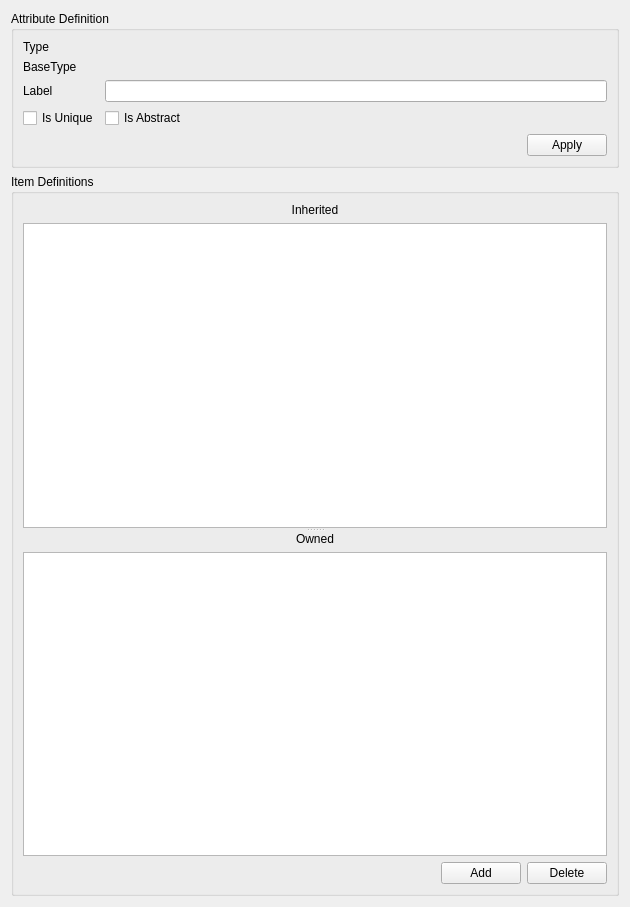
<?xml version="1.0" encoding="UTF-8"?>
<ui version="4.0">
 <class>AttDefInformation</class>
 <widget class="QWidget" name="AttDefInformation">
  <property name="geometry">
   <rect>
    <x>0</x>
    <y>0</y>
    <width>630</width>
    <height>907</height>
   </rect>
  </property>
  <property name="windowTitle">
   <string>Form</string>
  </property>
  <layout class="QVBoxLayout" name="verticalLayout_2">
   <item>
    <widget class="QGroupBox" name="groupBox">
     <property name="sizePolicy">
      <sizepolicy hsizetype="Preferred" vsizetype="Fixed">
       <horstretch>0</horstretch>
       <verstretch>0</verstretch>
      </sizepolicy>
     </property>
     <property name="title">
      <string>Attribute Definition</string>
     </property>
     <layout class="QVBoxLayout" name="verticalLayout_5">
      <item>
       <layout class="QFormLayout" name="formLayout">
        <property name="fieldGrowthPolicy">
         <enum>QFormLayout::AllNonFixedFieldsGrow</enum>
        </property>
        <item row="0" column="0">
         <widget class="QLabel" name="label_6">
          <property name="text">
           <string>Type</string>
          </property>
         </widget>
        </item>
        <item row="0" column="1">
         <widget class="QLabel" name="laType">
          <property name="text">
           <string/>
          </property>
         </widget>
        </item>
        <item row="1" column="0">
         <widget class="QLabel" name="label_7">
          <property name="text">
           <string>BaseType</string>
          </property>
         </widget>
        </item>
        <item row="1" column="1">
         <widget class="QLabel" name="laBaseType">
          <property name="text">
           <string/>
          </property>
         </widget>
        </item>
        <item row="2" column="0">
         <widget class="QLabel" name="label_4">
          <property name="text">
           <string>Label</string>
          </property>
         </widget>
        </item>
        <item row="2" column="1">
         <widget class="QLineEdit" name="leLabel"/>
        </item>
        <item row="3" column="0">
         <widget class="QCheckBox" name="cbUnique">
          <property name="text">
           <string>Is Unique</string>
          </property>
         </widget>
        </item>
        <item row="3" column="1">
         <widget class="QCheckBox" name="cbAbstract">
          <property name="text">
           <string>Is Abstract</string>
          </property>
         </widget>
        </item>
       </layout>
      </item>
      <item>
       <layout class="QHBoxLayout" name="horizontalLayout_4">
        <item>
         <spacer name="horizontalSpacer_2">
          <property name="orientation">
           <enum>Qt::Horizontal</enum>
          </property>
          <property name="sizeHint" stdset="0">
           <size>
            <width>40</width>
            <height>20</height>
           </size>
          </property>
         </spacer>
        </item>
        <item>
         <widget class="QPushButton" name="pbApplyDef">
          <property name="maximumSize">
           <size>
            <width>100</width>
            <height>16777215</height>
           </size>
          </property>
          <property name="text">
           <string>Apply</string>
          </property>
         </widget>
        </item>
       </layout>
      </item>
     </layout>
    </widget>
   </item>
   <item>
    <widget class="QGroupBox" name="groupBox_4">
     <property name="sizePolicy">
      <sizepolicy hsizetype="Preferred" vsizetype="Expanding">
       <horstretch>0</horstretch>
       <verstretch>0</verstretch>
      </sizepolicy>
     </property>
     <property name="minimumSize">
      <size>
       <width>0</width>
       <height>500</height>
      </size>
     </property>
     <property name="maximumSize">
      <size>
       <width>16777215</width>
       <height>16777215</height>
      </size>
     </property>
     <property name="title">
      <string>Item Definitions</string>
     </property>
     <layout class="QVBoxLayout" name="verticalLayout_4">
      <item>
       <widget class="QSplitter" name="splitter">
        <property name="orientation">
         <enum>Qt::Vertical</enum>
        </property>
        <widget class="QWidget" name="widget_2" native="true">
         <layout class="QVBoxLayout" name="verticalLayout_3">
          <property name="leftMargin">
           <number>0</number>
          </property>
          <property name="topMargin">
           <number>0</number>
          </property>
          <property name="rightMargin">
           <number>0</number>
          </property>
          <property name="bottomMargin">
           <number>0</number>
          </property>
          <item>
           <widget class="QLabel" name="label_2">
            <property name="text">
             <string>Inherited</string>
            </property>
            <property name="alignment">
             <set>Qt::AlignCenter</set>
            </property>
           </widget>
          </item>
          <item>
           <widget class="AttDefTreeView" name="tvInheritedItems">
            <property name="toolTip">
             <string>Inherited Item Definitions</string>
            </property>
           </widget>
          </item>
         </layout>
        </widget>
        <widget class="QWidget" name="widget" native="true">
         <layout class="QVBoxLayout" name="verticalLayout">
          <property name="leftMargin">
           <number>0</number>
          </property>
          <property name="topMargin">
           <number>0</number>
          </property>
          <property name="rightMargin">
           <number>0</number>
          </property>
          <property name="bottomMargin">
           <number>0</number>
          </property>
          <item>
           <widget class="QLabel" name="label">
            <property name="text">
             <string>Owned</string>
            </property>
            <property name="alignment">
             <set>Qt::AlignCenter</set>
            </property>
           </widget>
          </item>
          <item>
           <widget class="AttDefTreeView" name="tvOwnedItems">
            <property name="toolTip">
             <string>Owned Item Definitions</string>
            </property>
           </widget>
          </item>
         </layout>
        </widget>
       </widget>
      </item>
      <item>
       <layout class="QHBoxLayout" name="horizontalLayout">
        <item>
         <spacer name="horizontalSpacer">
          <property name="orientation">
           <enum>Qt::Horizontal</enum>
          </property>
          <property name="sizeHint" stdset="0">
           <size>
            <width>40</width>
            <height>20</height>
           </size>
          </property>
         </spacer>
        </item>
        <item>
         <widget class="QPushButton" name="pbAddItemDef">
          <property name="maximumSize">
           <size>
            <width>100</width>
            <height>16777215</height>
           </size>
          </property>
          <property name="text">
           <string>Add</string>
          </property>
         </widget>
        </item>
        <item>
         <widget class="QPushButton" name="pbDeleteItemDef">
          <property name="maximumSize">
           <size>
            <width>100</width>
            <height>16777215</height>
           </size>
          </property>
          <property name="text">
           <string>Delete</string>
          </property>
         </widget>
        </item>
       </layout>
      </item>
     </layout>
    </widget>
   </item>
  </layout>
 </widget>
 <customwidgets>
  <customwidget>
   <class>AttDefTreeView</class>
   <extends>QTreeView</extends>
   <header>AttDefTreeView.h</header>
  </customwidget>
 </customwidgets>
 <resources/>
 <connections/>
</ui>
